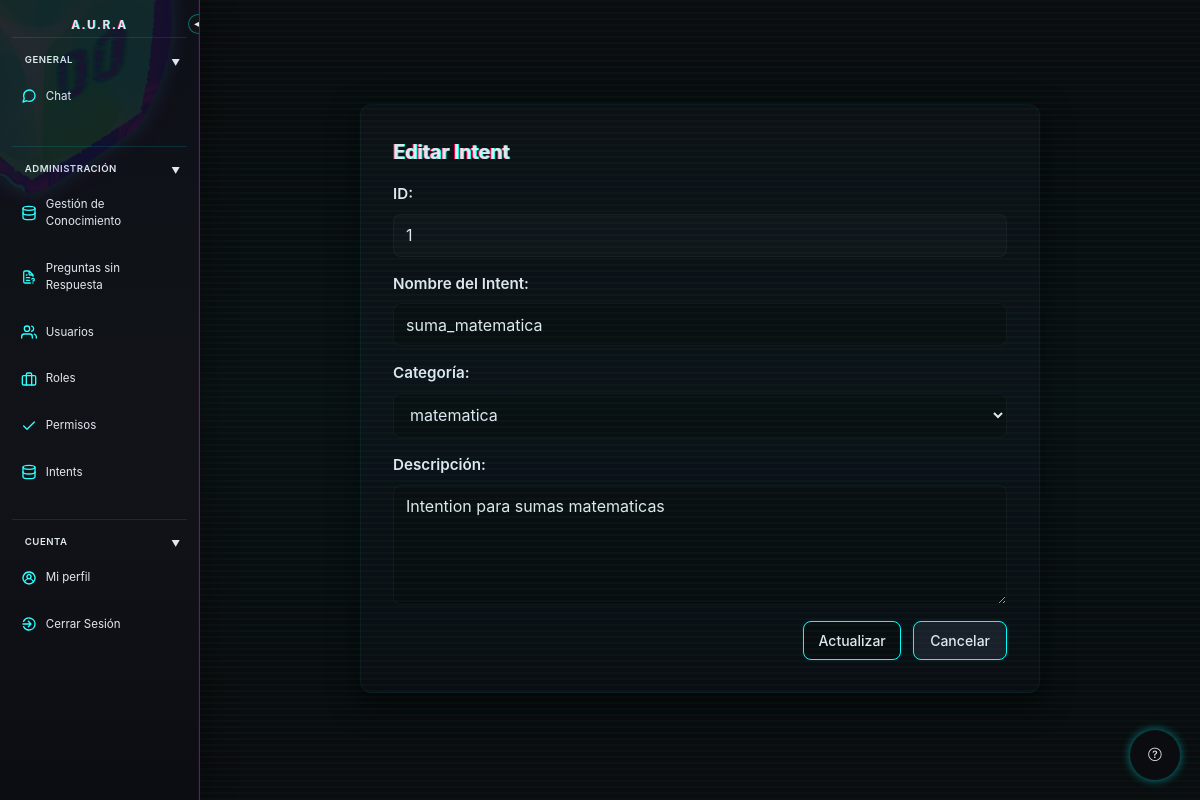
The app's page /index.php?controller=intent&action=editar&id=1 (signed in) with its own data.
### tables this page shows
CREATE TABLE `intents` (
  `id` int(11) NOT NULL,
  `nombre_intent` varchar(100) DEFAULT NULL,
  `categoria_id` int(11) DEFAULT NULL,
  `descripcion` text DEFAULT NULL
);

### controller/IntentController.php (called while the page is built, shortened)
<?php
require_once "model/Intent.class.php";
require_once "model/Categoria.class.php";
class IntentController {
    public function editar() {
        $id = $_GET['id'] ?? null;
        $intent = Intent::obtenerPorID($id);
        $categorias = Categoria::listar();
        require_once "view/intents/editar.php";
    }
}
?>

### model/Intent.class.php (called while the page is built, shortened)
<?php
include_once "Database.class.php";
include_once "Categoria.class.php";
class Intent
{
    private $id;
    private $nombre_intent;
    private $categoria;
    private $descripcion;
    public function __construct($id = null, $nombre_intent = null, $categoria = null, $descripcion = null)
    {
        $this->id = $id;
        $this->nombre_intent = $nombre_intent;
        $this->categoria = $categoria;
        $this->descripcion = $descripcion;
    }
    public static function obtenerPorID($id)
    {
        $conexion = Database::getInstance()->getConnection();
        $sql = "SELECT * FROM intents WHERE `id` = ?";
        $stmt = $conexion->prepare($sql);
        $stmt->execute([$id]);
        $resultado = $stmt->fetch(PDO::FETCH_ASSOC);
        if ($resultado) {
            $categoria = null;
            if (!empty($resultado['categoria_id'])) {
                $categoria = Categoria::obtenerPorID($resultado['categoria_id']);
            }
            return new Intent($resultado['id'], $resultado['nombre_intent'], $categoria, $resultado['descripcion']);
        }
        return null;
    }
    public function getId() { return $this->id; }
    public function getNombreIntent() { return $this->nombre_intent; }
    public function getCategoria() { return $this->categoria; }
    public function getDescripcion() { return $this->descripcion; }
}
?>

### model/Categoria.class.php (called while the page is built, shortened)
<?php
include_once "Database.class.php";
class Categoria
{
    private $id;
    private $nombre;
    public function __construct($id=null, $nombre=null, $descripcion=null)
    {
        $this->id = $id;
        $this->nombre = $nombre;
    }
    public static function listar(){
        $conexion=Database::getInstance()->getConnection();
        $sql= "SELECT * FROM categorias";
        $stmt = $conexion->query($sql);
        $categorias=[];
        while ($fila=$stmt->fetch(PDO::FETCH_ASSOC)){
            $categorias[]= new Categoria($fila["id"], $fila["nombre"], $fila["descripcion"]);
        }
        return $categorias;
    }
    public static function obtenerPorID($id){
        $conexion=Database::getInstance()->getConnection();
        $sql= "SELECT * FROM categorias WHERE `id`=?";
        $stmt = $conexion->prepare($sql);
        $stmt->execute([$id]);
        $resultado= $stmt->fetch(PDO::FETCH_ASSOC);
        if($resultado){
            return new Categoria ($resultado['id'],$resultado['nombre'],$resultado['descripcion']);
        }
        return null;
    }
    public function getId() {return $this->id;}
    public function getNombre() {return $this->nombre;}
}
?>

### model/Database.class.php (called while the page is built)
<?php
class Database
{
    private static $instancia=null;
    private $nombre="chatbot_v2";
    private $servidor="localhost";
    private $usuario="root";
    private $clave="";
    private $conexion;
    public function __construct()
    {
        try {
            $dsn="mysql:host={$this->servidor};dbname={$this->nombre};charset=utf8";
            $this->conexion = new PDO($dsn, $this->usuario, $this->clave);
            $this->conexion->setAttribute(PDO::ATTR_ERRMODE, PDO::ERRMODE_EXCEPTION);
        } catch (PDOException $e) {
            die("Error de conexion:".$e->getMessage());
        }
    }
    public static function getInstance(){
        if(!self::$instancia){
            self::$instancia=new Database();
        }
        return self::$instancia;
    }
    public function getConnection(){
        return $this->conexion;
    }
}
?>

### view/intents/editar.php (the view, shortened to what this page needs)
<?php
    require_once __DIR__ . '/../layout/header.php';
    require_once __DIR__ . '/../layout/sidebar.php';
?>
    <div class="main-content">
        <div class="form-container">
            <h1>Editar Intent</h1>
            <form action="index.php?controller=intent&action=actualizar" method="POST">
                <div class="form-group">
                    <label>ID:</label>
                    <input type="text" name="id" value="<?= $intent->getId() ?>" readonly>
                </div>
                <div class="form-group">
                    <label>Nombre del Intent:</label>
                    <input type="text" name="nombre_intent" value="<?= $intent->getNombreIntent() ?>" required>
                </div>
                <div class="form-group">
                    <label>Categoría:</label>
                    <select name="categoria_id">
                        <?php foreach($categorias as $categoria): ?>
                            <option value="<?= $categoria->getId() ?>" <?= $intent->getCategoria() && $intent->getCategoria()->getId() == $categoria->getId() ? 'selected' : '' ?>><?= $categoria->getNombre() ?></option>
                        <?php endforeach; ?>
                    </select>
                </div>
                <div class="form-group">
                    <label>Descripción:</label>
                    <textarea name="descripcion"><?= $intent->getDescripcion() ?></textarea>
                </div>
                <div class="form-actions">
                    <button type="submit" class="btn btn-primary">Actualizar</button>
                    <a href="index.php?controller=intent&action=listar" class="btn">Cancelar</a>
                </div>
            </form>
        </div>
    </div>
<?php require_once __DIR__ . '/../layout/footer.php'; ?>

### assets/css/style.css (style rules this page uses)
* { margin: 0; padding: 0; box-sizing: border-box; }
:root { color-scheme: dark; --bg: #0a0c10; --text: #e2e8f0; --panel: #111318; --panel-2: #1a1e2a; --header-bg: #0e1017; --muted: #cbd5e6; --muted-2: #4a5b7a; --accent: #00ffff; --accent-2: #ff00ff; --accent-weak: rgba(0,255,255,0.2); --accent-weak-2: rgba(0,255,255,0.1); --glitch-1: rgb(0, 255, 221); --glitch-2: rgb(255, 0, 85); --noise: rgba(0, 255, 0, 0.03); --scanline: rgba(0,255,255,0.02); --danger: #f44; --danger-weak: rgba(255,68,68,0.08); --highlight: #0b0d14; --border: rgba(0, 255, 255, 0.2); --shadow-accent: rgba(0, 255, 255, 0.1); --btn-info-bg: #0ff; }
.main-content { margin-left: 200px; padding: 2rem; width: calc(100% - 200px); min-height: calc(100vh - 4rem); transition: margin-left 0.3s ease, width 0.3s ease; }
body { font-family: -apple-system, BlinkMacSystemFont, 'Segoe UI', Roboto, 'Helvetica Neue', Arial, sans-serif; background: var(--bg) !important; background-color: var(--bg) !important; min-height: 100vh; padding: 2rem 1rem; line-height: 1.5; color: var(--text); -webkit-text-fill-color: var(--text); position: relative; forced-color-adjust: none; }
body::before { content: ""; position: fixed; top: 0; left: 0; width: 100%; height: 100%; background: repeating-linear-gradient(0deg, var(--noise) 0px, var(--noise) 2px, transparent 2px, transparent 6px); pointer-events: none; z-index: 999; }
body::after { content: ""; position: fixed; top: 0; left: 0; width: 100%; height: 100%; background: linear-gradient(0deg, rgba(0,0,0,0) 0%, var(--scanline) 50%, rgba(0,0,0,0) 100%); pointer-events: none; z-index: 999; animation: scan 8s linear infinite; }
h1 { font-size: 1.75rem; font-weight: 700; letter-spacing: -0.01em; position: relative; color: var(--accent) !important; text-shadow: 0.05em 0 0 var(--glitch-1), -0.05em -0.025em 0 var(--glitch-2) !important; animation: glitch-text 3s infinite; forced-color-adjust: none; }
.btn { padding: 0.5rem 1rem; border-radius: 0.5rem; font-size: 0.875rem; font-weight: 500; cursor: pointer; transition: all 0.2s ease; border: 1px solid transparent; font-family: inherit; display: inline-flex; align-items: center; gap: 0.5rem; background-color: var(--panel-2); color: var(--accent); border-color: var(--accent); box-shadow: 0 0 5px var(--shadow-accent); forced-color-adjust: none; text-decoration: none; }
.btn-primary { background-color: var(--bg); -webkit-text-fill-color: var(--text); border-color: var(--accent); }

### assets/css/form_style.css (style rules this page uses)
.form-container { max-width: 680px; margin: 2.5rem auto; background: linear-gradient(180deg, #0e1017 0%, #0b0d14 100%); border-radius: 12px; padding: 2rem; border: 1px solid rgba(0,255,255,0.06); box-shadow: 0 10px 30px rgba(0,0,0,0.6), 0 0 10px rgba(0,255,255,0.03); }
.form-container h1 { color: #0ff; margin-bottom: 1rem; font-size: 1.25rem; }
.form-group { display: flex; flex-direction: column; gap: 0.5rem; margin-bottom: 1rem; }
.form-group label { color: #cbd5e6; font-weight: 600; font-size: 0.95rem; }
.form-group input[type="text"], .form-group input[type="email"], .form-group input[type="password"], .form-group textarea, .form-group select { background: #0a0c10; border: 1px solid rgba(255,255,255,0.04); color: #e2e8f0; padding: 0.65rem 0.75rem; border-radius: 8px; outline: none; transition: border-color 0.12s ease, box-shadow 0.12s ease; font-family: inherit; font-size: 1rem; }
.form-group input[readonly] { background: rgba(255,255,255,0.02); color: #98a2b3; }
.form-group textarea { min-height: 120px; resize: vertical; }
.form-actions { display: flex; justify-content: flex-end; gap: 0.75rem; margin-top: 0.5rem; }
.form-container .btn-primary { padding: 0.55rem 0.9rem; border-radius: 8px; }

### assets/css/sidebar.css (style rules this page uses)
:root { --sidebar-width: 200px; --sidebar-collapsed-width: 50px; }

### records on screen
intents: id "1", nombre_intent "suma_matematica", descripcion "Intention para sumas matematicas"

### other values on screen
form field categoria_id "matematica"
